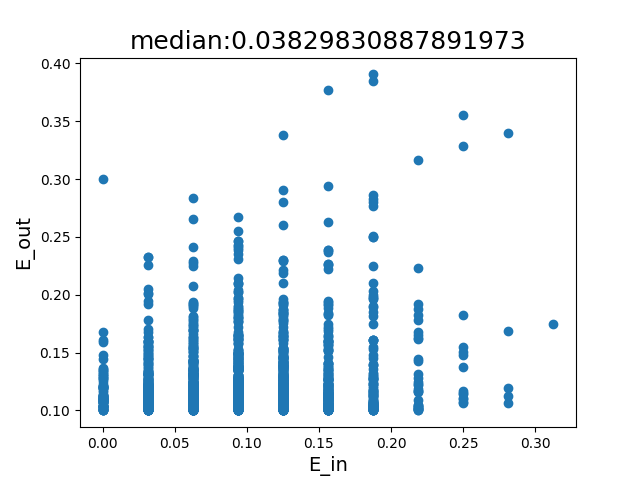

Write the Python code that produced this figure.
import numpy as np
import matplotlib.pyplot as plt
import multiprocessing as mp

def targetFunction(x:float):
    result = -1 if x <= 0 else 1
    noise = np.random.randint(low = 1,high = 11)
    return result * -1 if noise == 1 else result

def DecisionStump1D(x,y):
    """_summary_
    Args:
        x (np.array): one dimension array
        y : labels array
    return:
        best theta, sign and correct number
    """
    comb = np.column_stack((x,y))
    comb = np.array(sorted(comb,key=lambda x : x[0]))
    x = comb[:,0]
    y = comb[:,1]
    x = np.concatenate((x,[1])) # for right endpoint
    pos_correct = 0
    neg_correct = 0
    # start from the left endpoint. all point return positive
    for label in y:
        pos_correct += 1 if label == 1 else 0
        neg_correct += 1 if label == -1 else 0
    if pos_correct >= neg_correct:
        best_correct = pos_correct
        best_theta = -1
        best_sign = 1
    else:
        best_correct = neg_correct
        best_theta = -1
        best_sign = -1
        
    if neg_correct + pos_correct != len(y):
        print("error")
    
    for index,label in enumerate(y):
        if label == -1:
            pos_correct += 1
            neg_correct -= 1
        else: # label == 1
            neg_correct += 1
            pos_correct -= 1
        if pos_correct >= neg_correct:
            if pos_correct > best_correct:
                best_correct = pos_correct
                best_theta = (x[index] + x[index+1]) / 2
                best_sign = 1
        else:
            if neg_correct > best_correct:
                best_correct = neg_correct
                best_theta = (x[index] + x[index+1]) / 2
                best_sign = -1
    return best_theta,best_sign,best_correct
        
def Q10(seed):
    np.random.seed(seed)
    x_train = np.random.uniform(low= -1, high= 1,size = 32)
    y_label = list(map(lambda x : targetFunction(x),x_train))
    best_theta,best_sign,best_correct = DecisionStump1D(x_train,y_label)
    E_in = 1 - best_correct / len(y_label)
    E_out = 0.5 - 0.4 * best_sign + 0.4 * best_sign * np.abs(best_theta)
    return [E_in,E_out]


proccessor_num = 20

if __name__ == "__main__":
    pool = mp.Pool(processes=proccessor_num)
    result = np.array(pool.map(Q10,range(2000)))
    plt.scatter(result[:,0],result[:,1])
    plt.title(f"median:{np.median(result[:,1] - result[:,0])}",fontsize=18)
    plt.xlabel("E_in",fontsize=14)
    plt.ylabel("E_out",fontsize=14)
    plt.savefig("Q10")

        
            
        
    
    
    